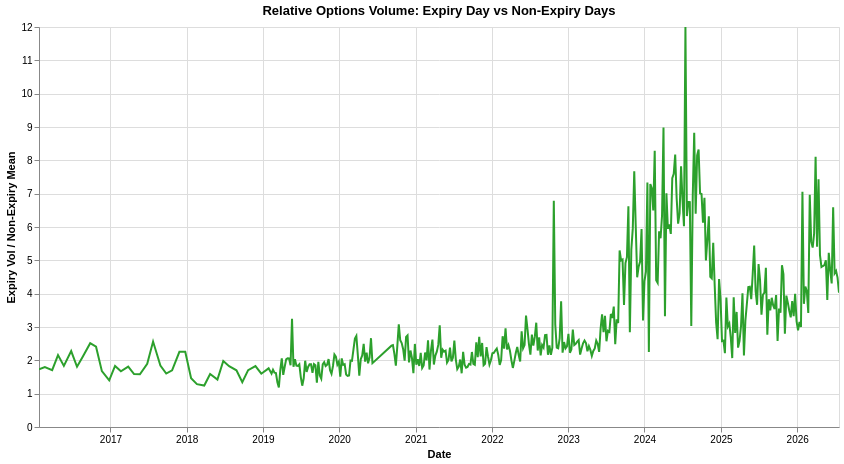

This figure's notebook cell:
### Code cell
import altair as alt
import pandas as pd

# 1. Create a Weekly identifier (Monday - Sunday)
df['YearWeek'] = df['Date'].dt.to_period('W')

# 2. Get the Total Options Volume on Expiry Days for each week
expiry_vols = df[df['is_expiry']].groupby('YearWeek')['Options Contracts'].sum()

# 3. Get the Mean Options Volume on Non-Expiry Days for each week
non_expiry_mean = df[~df['is_expiry']].groupby('YearWeek')['Options Contracts'].mean()

# 4. Calculate the Ratio
weekly_ratios = (expiry_vols / non_expiry_mean).reset_index()
weekly_ratios.columns = ['YearWeek', 'Relative_Expiry_Vol']

# Convert 'YearWeek' period back to a Timestamp (start of the week) for Altair plotting
weekly_ratios['Date'] = weekly_ratios['YearWeek'].dt.start_time

# FIX: Drop the Period column so Altair doesn't crash during JSON serialization!
weekly_ratios = weekly_ratios.drop(columns=['YearWeek'])

# Drop weeks that had no expiry (e.g., non-monthly weeks before weekly options started in 2019)
weekly_ratios = weekly_ratios.dropna().reset_index(drop=True)

# 5. Plot with Altair
chart = alt.Chart(weekly_ratios).mark_line(color='#2ca02c').encode(
    x=alt.X('Date:T', title='Date'),
    y=alt.Y('Relative_Expiry_Vol:Q', title='Expiry Vol / Non-Expiry Mean'),
    tooltip=[
        alt.Tooltip('Date:T', title='Week of', format='%Y-%m-%d'),
        alt.Tooltip('Relative_Expiry_Vol:Q', title='Relative Vol Ratio', format='.2f')
    ]
).properties(
    title='Relative Options Volume: Expiry Day vs Non-Expiry Days',
    width=800,
    height=400
).interactive()

# 6. Display the chart
chart

### Figure 1 — Vega-Lite specification as saved in the notebook (floating-point values rounded to 4 significant figures; data arrays with more than 128 entries replaced by an {"elided": "..."} marker saying what was removed)
{"config": {"view": {"continuousWidth": 300, "continuousHeight": 300}}, "data": {"name": "data-38f29e1aaf01674ace1d1f899ec0a249"}, "mark": {"type": "line", "color": "#2ca02c"}, "encoding": {"tooltip": [{"field": "Date", "format": "%Y-%m-%d", "title": "Week of", "type": "temporal"}, {"field": "Relative_Expiry_Vol", "format": ".2f", "title": "Relative Vol Ratio", "type": "quantitative"}], "x": {"field": "Date", "title": "Date", "type": "temporal"}, "y": {"field": "Relative_Expiry_Vol", "title": "Expiry Vol / Non-Expiry Mean", "type": "quantitative"}}, "height": 400, "params": [{"name": "param_1e9efca18e7a2868", "select": {"type": "interval", "encodings": ["x", "y"]}, "bind": "scales"}], "title": "Relative Options Volume: Expiry Day vs Non-Expiry Days", "width": 800, "$schema": "https://vega.github.io/schema/vega-lite/v6.4.1.json", "datasets": {"data-38f29e1aaf01674ace1d1f899ec0a249": {"elided": "414 records"}}}
